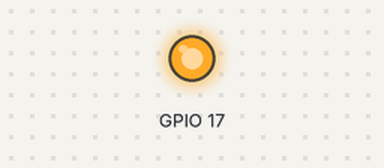
Bench run of a program on a simulated Raspberry Pi (BCM pin numbers). On the bench: output pins drawn as LEDs (lit = HIGH). At 5.0 s the program stops and its outputs stay as they are.

Above: at 0.1 s.
At 5.1 s:
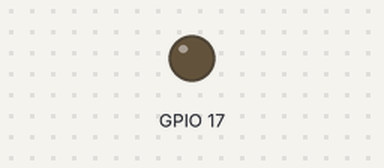
Timing chart, 0 to 6.5 s (numbered marks = the images above):
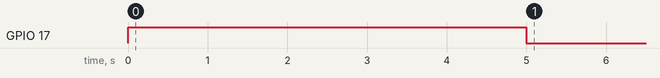

Measured:
- by itself, GPIO 17: LOW → HIGH at 0.00 s, → LOW 5.0 s later

The program:

two_relais_1.py
```python
# working

import RPi.GPIO as GPIO
import time


GPIO.setmode(GPIO.BCM) # GPIO Nummern statt Board Nummern

#If true it will give out warning
GPIO.setwarnings(False)

def relais_runner(x):
    RELAIS_1_GPIO = x
    GPIO.setup(RELAIS_1_GPIO, GPIO.OUT) # GPIO Modus zuweisen
    GPIO.output(RELAIS_1_GPIO, GPIO.LOW) # aus
    GPIO.output(RELAIS_1_GPIO, GPIO.HIGH) # an

    time.sleep(5)

    GPIO.output(RELAIS_1_GPIO, GPIO.LOW) # aus

relais_runner(17)
```
